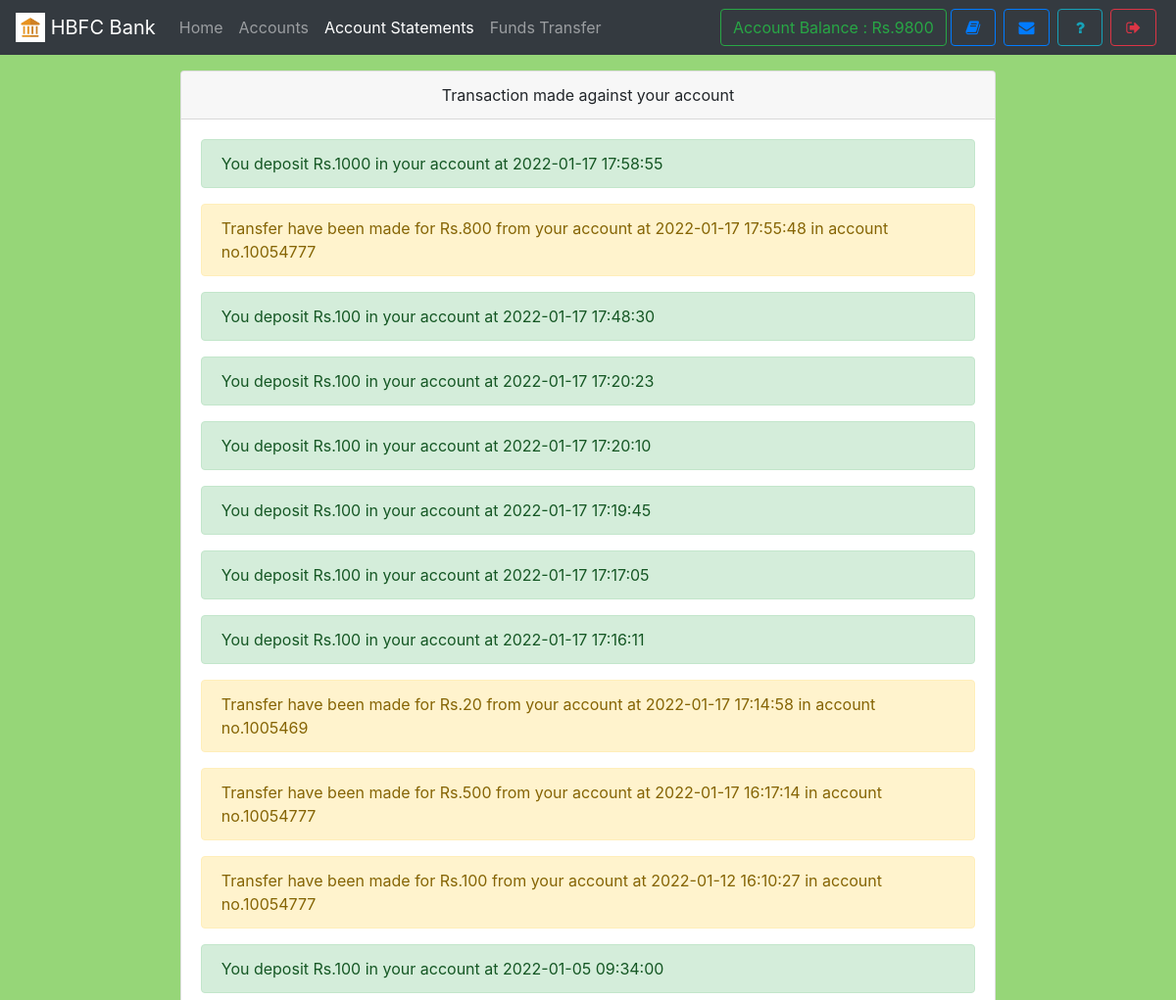
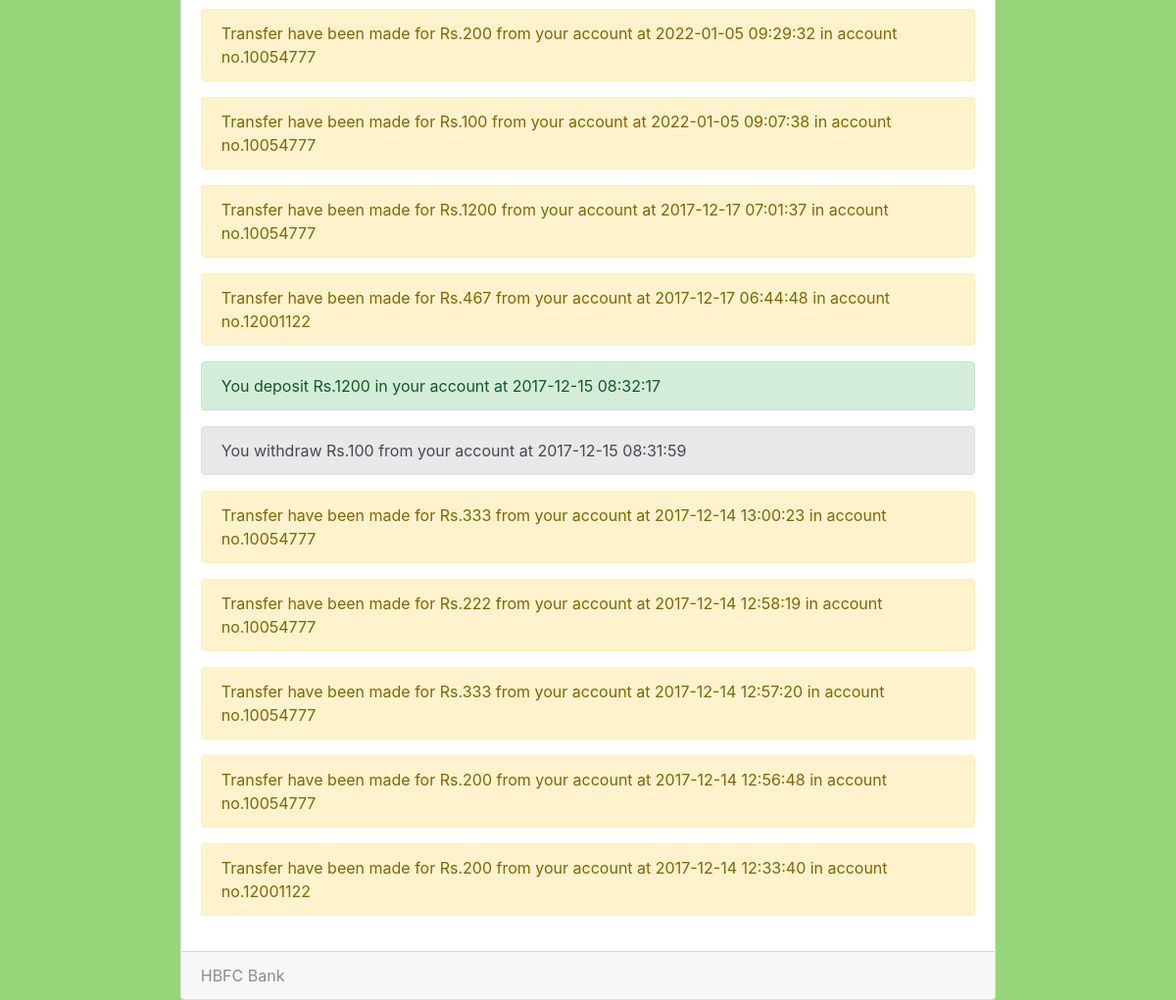
The page /statements.php (signed in) on the database its author committed (2 pictures, top to bottom).
### tables this page shows
CREATE TABLE `useraccounts` (
  `id` int(11) NOT NULL,
  `email` text NOT NULL,
  `password` text NOT NULL,
  `name` varchar(111) NOT NULL,
  `balance` varchar(111) NOT NULL,
  `cnic` varchar(111) NOT NULL,
  `number` varchar(111) NOT NULL,
  `city` varchar(111) NOT NULL,
  `address` varchar(111) NOT NULL,
  `source` varchar(111) NOT NULL,
  `accountNo` varchar(111) NOT NULL,
  `branch` varchar(111) NOT NULL,
  `accountType` varchar(111) NOT NULL,
  `date` timestamp NOT NULL DEFAULT current_timestamp()
);

CREATE TABLE `transaction` (
  `transactionId` int(11) NOT NULL,
  `action` varchar(111) NOT NULL,
  `credit` varchar(111) NOT NULL,
  `debit` varchar(111) NOT NULL,
  `balance` varchar(111) NOT NULL,
  `beneId` varchar(111) NOT NULL,
  `other` varchar(111) NOT NULL,
  `userId` int(11) NOT NULL,
  `date` timestamp NOT NULL DEFAULT current_timestamp()
);

### assets/db.php (called while the page is built, shortened)
<?php
    $con = new mysqli('localhost','root','','mybank');
    $ar = $con->query("select * from userAccounts,branch where id = '$_SESSION[userId]' AND userAccounts.branch = branch.branchId");
    $userData = $ar->fetch_assoc();
?>

### statements.php (the view, shortened to what this page needs)
<!DOCTYPE html>
<html>
<head>
  <?php require 'assets/autoloader.php'; ?>
  <?php require 'assets/db.php'; ?>
  <?php require 'assets/function.php'; ?>
</head>
<body style="background:#96D678;background-size: 100%">
<nav class="navbar navbar-expand-lg navbar-dark bg-dark fixed-top">
 <a class="navbar-brand" href="#">
    <img src="images/logo.png" width="30" height="30" class="d-inline-block align-top" alt="">
   <?php echo bankName; ?>
  </a>
  <div class="collapse navbar-collapse" id="navbarSupportedContent">
    <ul class="navbar-nav mr-auto">
      <li class="nav-item ">
        <a class="nav-link " href="index.php">Home <span class="sr-only">(current)</span></a>
      </li>
      <li class="nav-item ">  <a class="nav-link" href="accounts.php">Accounts</a></li>
      <li class="nav-item active">  <a class="nav-link" href="statements.php">Account Statements</a></li>
      <li class="nav-item ">  <a class="nav-link" href="transfer.php">Funds Transfer</a></li>
    </ul>
    <?php include 'sideButton.php'; ?>
  </div>
</nav><br><br><br>
<div class="container">
  <div class="card  w-75 mx-auto">
  <div class="card-header text-center">
    Transaction made against your account
  </div>
  <div class="card-body">
    <?php
      $array = $con->query("select * from transaction where userId = '$userData[id]' order by date desc");
      if ($array ->num_rows > 0)
      {
         while ($row = $array->fetch_assoc())
         {
            if ($row['action'] == 'withdraw')
            {
              echo "<div class='alert alert-secondary'>You withdraw Rs.$row[debit] from your account at $row[date]</div>";
            }
            if ($row['action'] == 'deposit')
            {
              echo "<div class='alert alert-success'>You deposit Rs.$row[credit] in your account at $row[date]</div>";
            }
            if ($row['action'] == 'transfer')
            {
              echo "<div class='alert alert-warning'>Transfer have been made for  Rs.$row[debit] from your account at $row[date] in  account no.$row[other]</div>";
            }
         }
      }
    ?>
  </div>
  <div class="card-footer text-muted">
   <?php echo bankName ?>
  </div>
</div>
</div>
</body>
</html>

### assets/autoloader.php (shortened to what this page needs)
<link rel="stylesheet" type="text/css" href="css/bootstrap.min.css">
<link rel="stylesheet" type="text/css" href="css/custom.css">
<link rel="stylesheet" type="text/css" href="font-awesome/css/font-awesome.min.css">

### sideButton.php
<form class="form-inline my-2 my-lg-0">
        <a href="" class="btn btn-outline-success" data-toggle="tooltip" title="Your current Account Balance">Account Balance : Rs.<?php echo $userData['balance']; ?></a>
        <a href="accounts.php" data-toggle="tooltip" title="Account Summary" class="btn btn-outline-primary mx-1" ><i class="fa fa-book fa-fw"></i></a>
        <a href="notice.php" data-toggle="tooltip" title="View Notice" class="btn btn-outline-primary mx-1" ><i class="fa fa-envelope fa-fw"></i></a>
        <a href="feedback.php" data-toggle="tooltip" title="Help?" class="btn btn-outline-info mx-1" ><i class="fa fa-question fa-fw"></i></a>
        <a href="logout.php" data-toggle="tooltip" title="Logout" class="btn btn-outline-danger mx-1" ><i class="fa fa-sign-out fa-fw"></i></a>
</form>

### rows shown on the page
useraccounts: balance "9800"
transaction: credit "1000", date "2022-01-17 17:58:55"
transaction: debit "800", date "2022-01-17 17:55:48", other "10054777"
transaction: credit "100", date "2022-01-17 17:48:30"
transaction: credit "100", date "2022-01-17 17:20:23"
transaction: credit "100", date "2022-01-17 17:20:10"
transaction: credit "100", date "2022-01-17 17:19:45"
transaction: credit "100", date "2022-01-17 17:17:05"
transaction: credit "100", date "2022-01-17 17:16:11"
transaction: debit "20", date "2022-01-17 17:14:58", other "1005469"
transaction: debit "500", date "2022-01-17 16:17:14", other "10054777"
transaction: debit "100", date "2022-01-12 16:10:27", other "10054777"
transaction: credit "100", date "2022-01-05 09:34:00"
transaction: debit "200", date "2022-01-05 09:29:32", other "10054777"
transaction: debit "100", date "2022-01-05 09:07:38", other "10054777"
transaction: debit "1200", date "2017-12-17 07:01:37", other "10054777"
transaction: debit "467", date "2017-12-17 06:44:48", other "12001122"
transaction: credit "1200", date "2017-12-15 08:32:17"
transaction: debit "100", date "2017-12-15 08:31:59"
transaction: debit "333", date "2017-12-14 13:00:23", other "10054777"
transaction: debit "222", date "2017-12-14 12:58:19", other "10054777"
transaction: debit "333", date "2017-12-14 12:57:20", other "10054777"
transaction: debit "200", date "2017-12-14 12:56:48", other "10054777"
transaction: debit "200", date "2017-12-14 12:33:40", other "12001122"

### other values the page prints
bankName "HBFC Bank"
